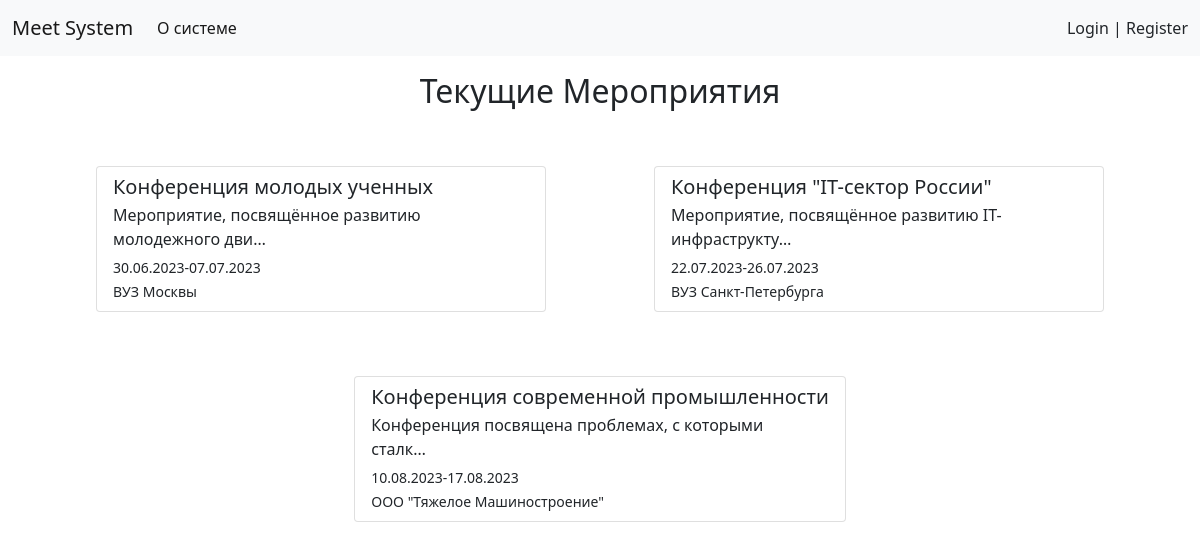
The page / on the database its author committed.
### MeetingSystem_CRUD/models.py (models this page shows, shortened)
class Meeting(models.Model):
    meeting_title = models.CharField(max_length=255)
    meeting_description = models.TextField(blank=False)
    company_name = models.CharField(max_length=100)
    start_date = models.DateField()
    end_date = models.DateField()
    creation_time = models.DateTimeField(auto_now_add=True)
    update_time = models.DateTimeField(auto_now=True)
    is_archived = models.BooleanField(default=False)

### MeetingSystem_CRUD/views.py (the view)
# urls.py: path('', views.main, name="main-page"),
def main(request):
    context = {
        "Meetings": Meeting.objects.all()
    }
    return render(request, "MeetingSystem_CRUD/Event_Schedule_App_Meeting_Display_page.html", context=context)

### templates/MeetingSystem_CRUD/Event_Schedule_App_Meeting_Display_page.html (shortened to what this page needs)
{% extends "MeetingSystem_CRUD/Events_Schedule_App_base_template.html" %}
{% block main-content %}
    <div class="container w-100 main-container mt-5"> <h2 class="text-center mt-4">Текущие Мероприятия</h2> </div>
    <div class="container w-100 main-container">
		{% for current_meeting in Meetings %}
		<div class="align-items-baseline meeting-full-container mt-5 pb-3 w-100 d-flex align-items-center justify-content-center">
			<div class="meeting-content-box list-group">
			  <a href="{% url 'show-meeting' meeting_pk=current_meeting.pk  %}" class="meeting-content-box list-group-item list-group-item-action" aria-current="true">
				<div class="d-flex w-100 justify-content-between align-content-md-end">
				  <h5 class="meeting-title-box mb-1">{{ current_meeting.meeting_title }}</h5>
				</div>
				<p class="mb-1 text-break meeting-description">{{ current_meeting.meeting_description|truncatechars:50 }}</p>
				<small>{{ current_meeting.start_date|date:'d.m.Y' }}-{{ current_meeting.end_date|date:'d.m.Y' }}</small>
				  <br>
				  <small class="firm-title mt-5">{{ current_meeting.company_name }}</small>
			  </a>
			</div>
		</div>
		{% endfor %}
    </div>
{% endblock main-content %}

### static/css/Events_Schedule_App_base_template.css (style rules this page uses)
* { box-sizing: border-box; padding: 0; margin: 0; }
.main-container { display: flex; flex-wrap: wrap; justify-content: space-around; }
.meeting-full-container { max-width: 550px; }
.meeting-content-box { min-width: 450px; }
.meeting-title-box { min-width: 150px; }
.firm-title { margin-top: 1em; }
.meeting-description { max-width: 400px; }

### rows shown on the page
Meeting: meeting_title "Конференция молодых ученных", meeting_description "Мероприятие, посвящённое развитию молодежного дви…", start_date "30.06.2023", end_date "07.07.2023", company_name "ВУЗ Москвы"
Meeting: meeting_title "Конференция \"IT-сектор России\"", meeting_description "Мероприятие, посвящённое развитию IT-инфраструкту…", start_date "22.07.2023", end_date "26.07.2023", company_name "ВУЗ Санкт-Петербурга"
Meeting: meeting_title "Конференция современной промышленности", meeting_description "Конференция посвящена проблемах, с которыми сталк…", start_date "10.08.2023", end_date "17.08.2023", company_name "ООО \"Тяжелое Машиностроение\""
